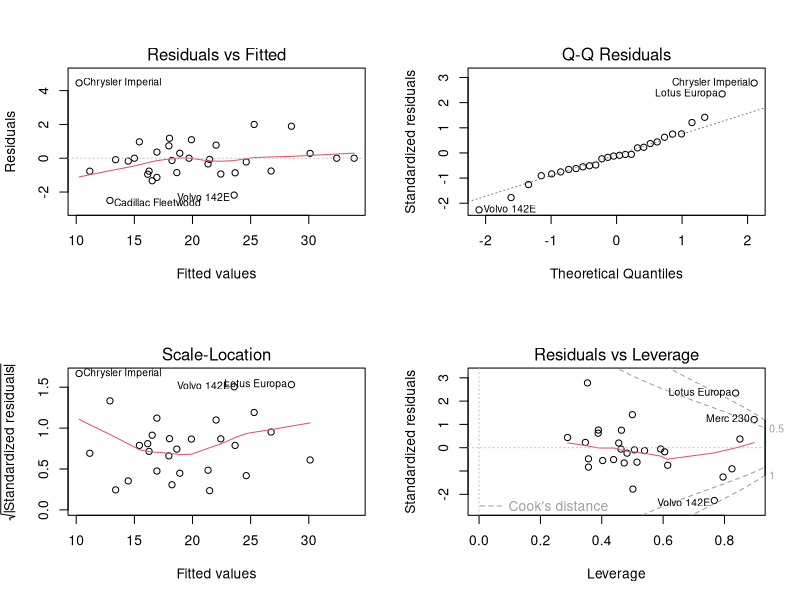
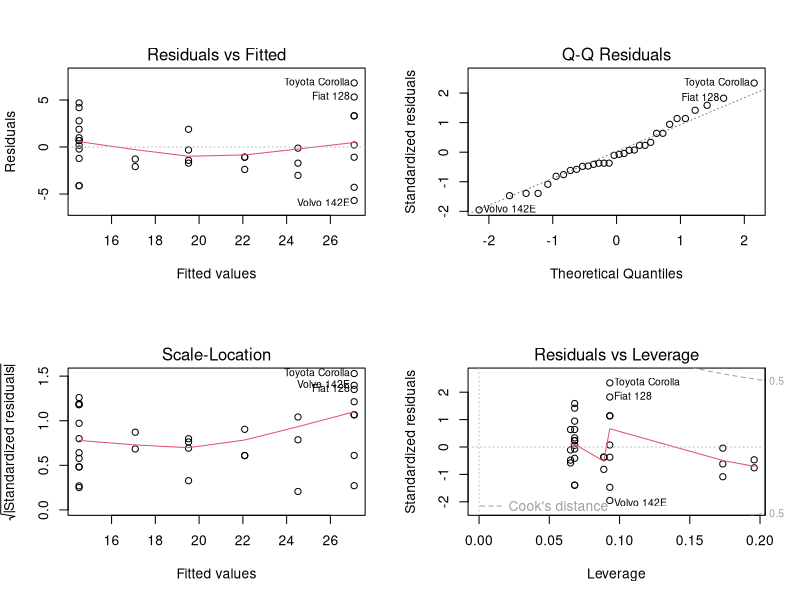
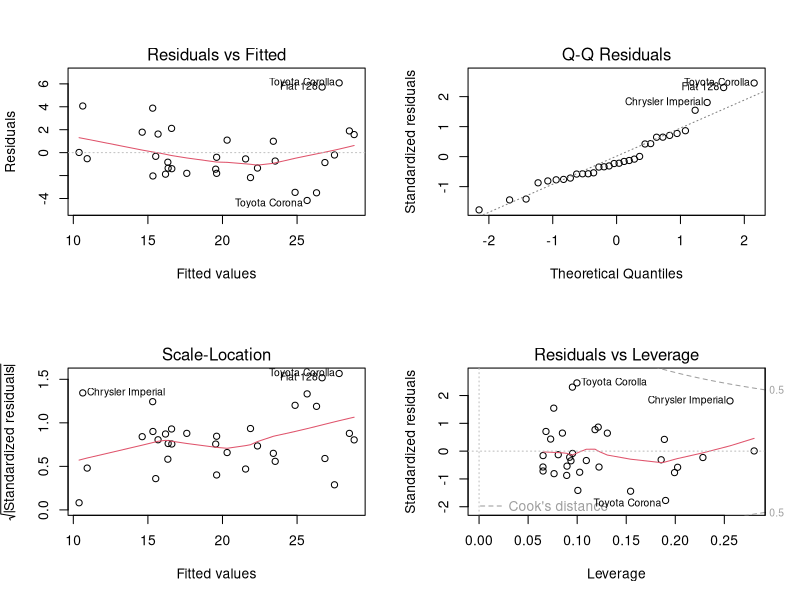
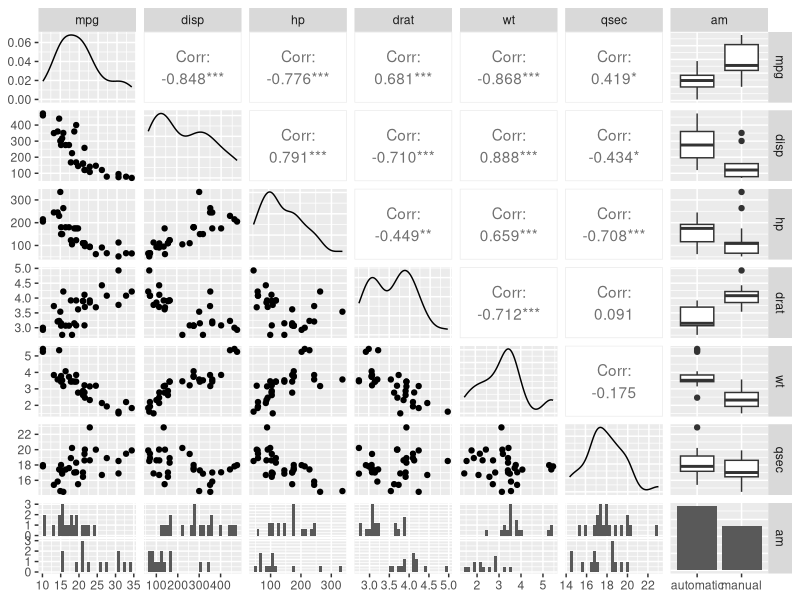
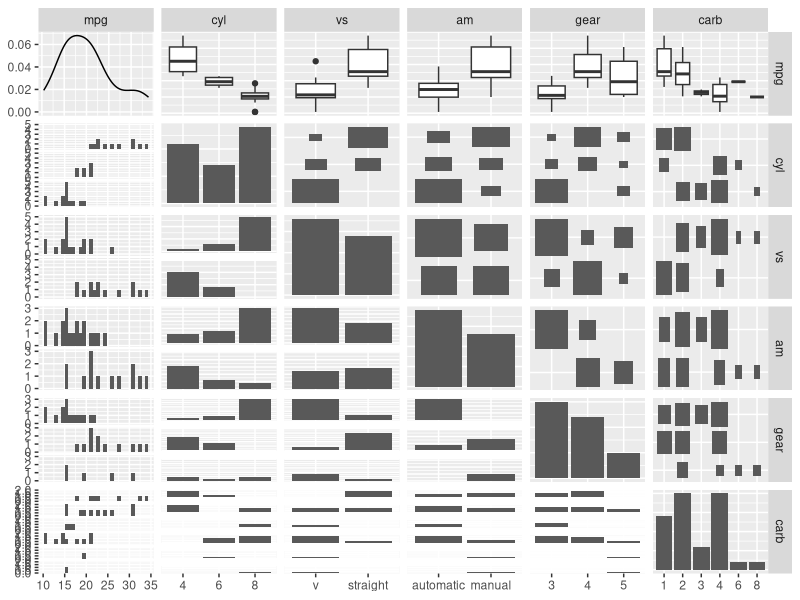
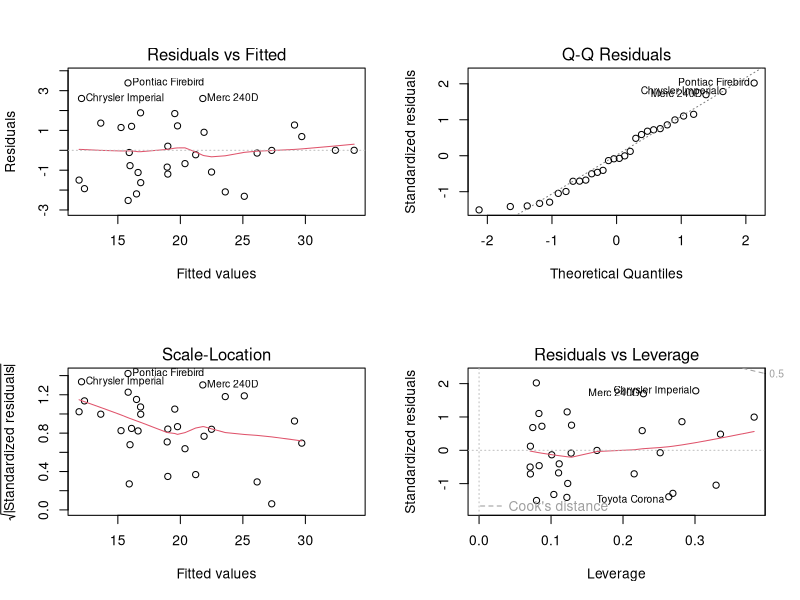

These figures' R source, in order:
## ---- chunk 1
knitr::opts_chunk$set(cache=TRUE)
## ---- chunk 2
library(ggplot2)
library(GGally)
library(dplyr)
data(mtcars)

mtcars$am <- factor(mtcars$am, levels = c(0,1), labels = c('automatic', 'manual'))
mtcars$vs <- factor(mtcars$vs, levels = c(0,1), labels = c('v', 'straight'))
mtcars$gear <- factor(mtcars$gear)
mtcars$carb <- factor(mtcars$carb)
mtcars$cyl <- factor(mtcars$cyl)
mtcars$cwt <- scale(mtcars$wt, scale = FALSE)
mtcars$cdisp <- scale(mtcars$disp, scale = FALSE)
mtcars$toy <- ifelse(rownames(mtcars) == 'Toyota Corolla',1,0)
mtcars$fiat <- ifelse(rownames(mtcars) == 'Fiat 128',1,0)


contcorr <- ggpairs(mtcars,
        colour = 'am',
        columns = c(1,3:7,9))

disccorr <- ggpairs(mtcars,
        colour = 'am',
        columns = c(1:2,8:11))
## ---- chunk 3
# First model reveals a possible relationship of wt and hp when all other effects present. 
# Good fit but mostly driven by large number of parameters. 
fit0 <- lm(mpg ~ ., mtcars)
summary(fit0)

# Large residuals and the assumption of Normality in the regressions error terms appears not to be accurate.
par(mfrow = c(2,2))
plot(fit0)

# By defining a model where MPG is explained by factor effect of transmition type and weight along with their interaction. Number of cylinders is also introduced as factor.
mtcars$cyl <- as.numeric(mtcars$cyl)
fit <- lm(mpg ~ am * cwt + cyl + toy + fiat, mtcars)
summary(fit)

# Adjustment is not much worse than when all variables (and its high number of parameters) were used. In addition, all coefficients have low enough standard errors to be acceptable for the author (especially given the low sample size given the complex relationships present and the limitation of tools allowed in this exercise). 



# Lower fit, greater residual variance, less nice QQ plot. General lower accuracy observed.
fit2 <- lm(mpg ~ am + cyl, mtcars)
summary(fit2)
par(mfrow = c(2,2))
plot(fit2)


# Still a mediocre model with slightly lower residual variance than fit2. The rogue group of cars is larger, meaning we don't describe enough patterns with as much consistency.
fit3 <- lm(mpg ~ am + cyl + wt, mtcars)
summary(fit3)
par(mfrow = c(2,2))
plot(fit3)

## ---- chunk 4
knitr::kable(round(summary(fit)$coefficients, 3))
## ---- chunk 5
knitr::kable(mtcars %>%
  group_by(am) %>%
  summarise(mpg = round(mean(mpg), 0),
            weight = round(mean(wt), 1),
            cylinders = names(table(cyl))[match(max(table(cyl)), table(cyl))],
            n = n())
)
## ---- chunk 6
print(contcorr)
## ---- chunk 7
print(disccorr)
## ---- chunk 8
# fit0 - Large residuals and the assumption of Normality in the regressions error terms appears not to be accurate.
# par(mfrow = c(2,2))
# plot(fit0)


# fit - Residual variance is lower and the assumption of Normality, while not perfect, is better founded. Four cars have a similar patterns that aren't easily isolated with simple linear regression.  However, fit and parsimony of the model were deemed acceptable.
par(mfrow = c(2,2))
plot(fit)
